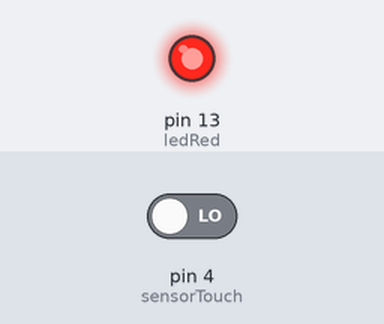
The sketch below on a simulated Arduino Uno, built with avr-gcc and run on an emulated ATmega328P. On the bench: output pins drawn as LEDs (lit = HIGH). Inputs (shaded band) come from the test bench; at power-on: pin 4 (sensorTouch) LOW.

Above: at 0.1 s.
Timing chart, 0 to 1.6 s (numbered marks = the images above):
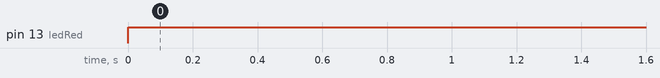

Measured:
- by itself, pin 13 (ledRed): LOW → HIGH at 0.00 s

The sketch:

5_Sensor__Metal_Touch__-__Ricardo_Gloria_.ino
```cpp
const int sensorTouch = 4;
const int ledRed = 13;
int value;

void setup() {
  // put your setup code here, to run once:
  pinMode(sensorTouch, INPUT);
  pinMode(ledRed, OUTPUT);
}

void loop() {
  // put your main code here, to run repeatedly:
  value = digitalRead(sensorTouch);

  if (value = HIGH) {
    digitalWrite(ledRed, HIGH);
  } else {
    digitalWrite(ledRed, LOW);
  }
}
```
